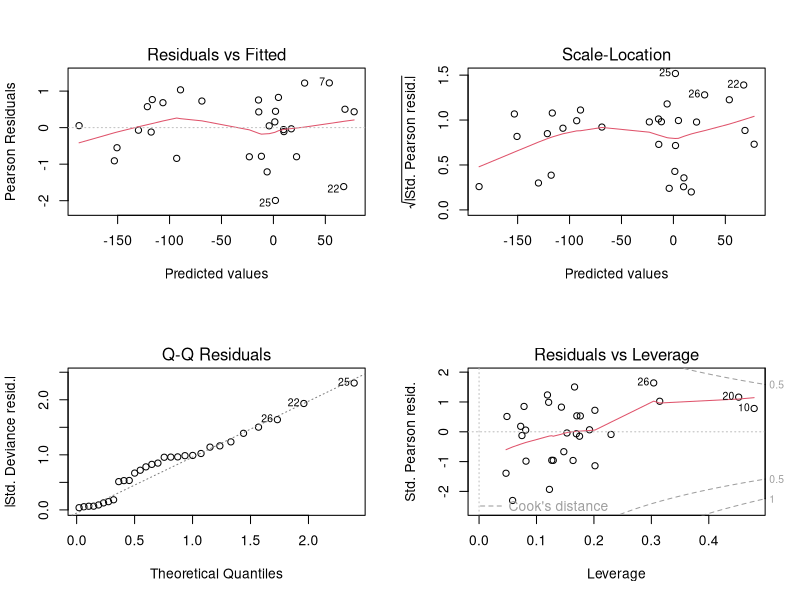
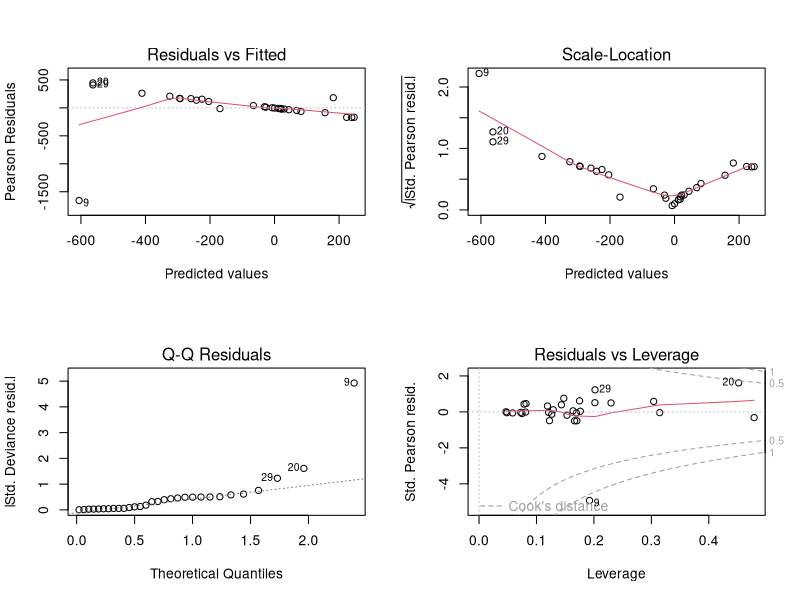
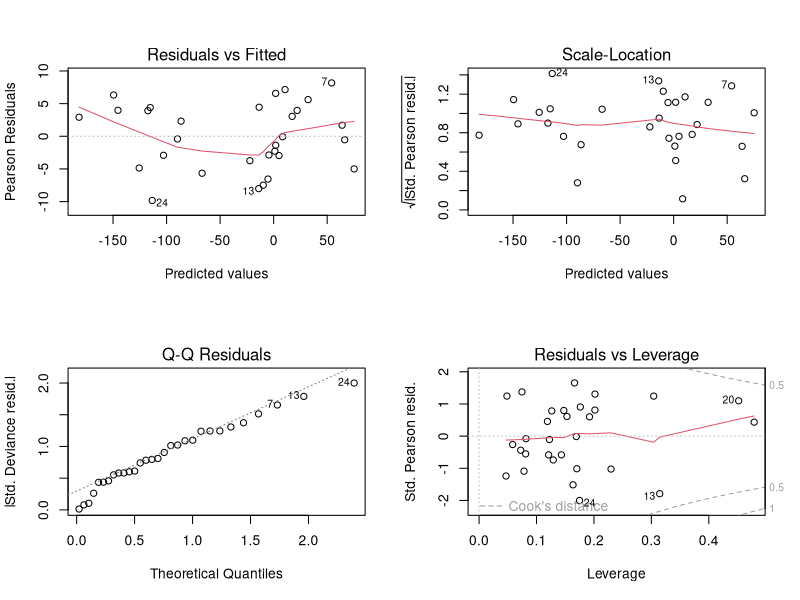

Source code (R) for these figures, in order:
## ---- chunk 1
knitr::opts_chunk$set(echo = TRUE)
## ---- chunk 2
n = 30
## ---- chunk 3
x1=rnorm(30,12,4)
x2=rnorm(30,-3,2)
x3=rnorm(30,-1,2)

y=0.5*x1+2*x2+3*x1*x3 + rnorm(30)
fit = glm(formula = y ~ x1 + x2 + x1 * x3)
summary(fit)
residuals(fit)
## ---- chunk 4
layout(matrix(c(1,2,3,4),2,2))
plot(fit)
## ---- chunk 5
outlier_count = 3
y=0.5*x1+2*x2+3*x1*x3 + rnorm(30)
for(index in round(runif(outlier_count, min = 1, max = 30))) {
  y[index] = y[index] * 12
}
fit = glm(formula = y ~ x1 + x2 + x1 * x3)
summary(fit)
residuals(fit)
## ---- chunk 6
layout(matrix(c(1,2,3,4),2,2))
plot(fit)
## ---- chunk 7
y=0.5*x1+2*x2+3*x1*x3 + runif(n, -10, 10)
fit = glm(formula = y ~ x1 + x2 + x1 * x3)
summary(fit)
residuals(fit)
## ---- chunk 8
layout(matrix(c(1,2,3,4),2,2))
plot(fit)
## ---- chunk 9
x1=rnorm(30,12,4)
x2=rnorm(30,-3,2)
x3=rnorm(30,-1,2)
x_left = rnorm(30, 8, 5)
y = (0.5 * x1) + (2 * x2) + 3 * (x1 * x3) + rnorm(30)
fit = glm(formula = y ~ x1 + x2 + x1 * x3 + x_left)
summary(fit)
## ---- chunk 10
x_left = x2 + rnorm(30, 0, 0.2)
fit = glm(formula = y ~ x1 + x2 + x1 * x3 + x_left)
summary(fit)
